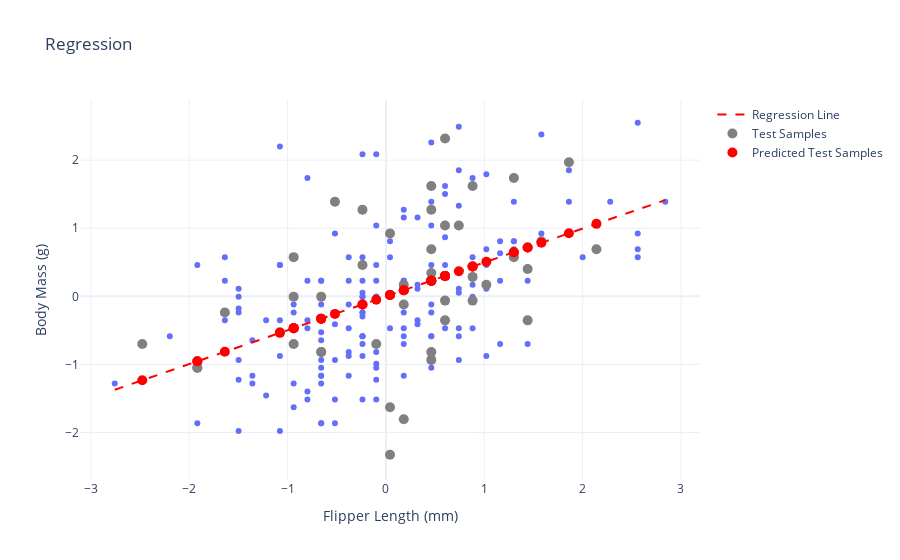

The code cell stored with this chart in its notebook:
### Markdown cell above
### Visualization of Single Feature Performance

It is always a good idea to visualize our results. You don't have to do anything here. You can see that our model is doing a fine job of finding the best possible slope when only using one feature, but there is a lot of unnaccounted-for variance between the true data and our predictions. We'll use the rest of our features in the second pass.

### Code cell
# plot demonstrating the linear regression model.
fig = px.scatter(x=flipper_length_x_train, y=body_mass_y_train, template = "plotly_white", title = "Regression")

# plot the regression line.
x_line = np.linspace(flipper_length_x_train.min(), flipper_length_x_train.max(), 100)
y_line = linear_regression_weights[1] * x_line + linear_regression_weights[0]
fig.add_scatter(x=x_line, y=y_line, mode="lines", name="Regression Line", line=dict(color="red", dash="dash"))

# plot each test sample.
fig.add_scatter(x=flipper_length_x_test, y=body_mass_y_test, mode="markers", name="Test Samples", marker=dict(size=10, color="grey"))

# plot each predicted test sample.
fig.add_scatter(x=flipper_length_x_test, y=body_mass_pred, mode="markers", name="Predicted Test Samples", marker=dict(size=10, color="red"))

# Update axes names.
fig.update_layout(
    xaxis_title="Flipper Length (mm)",
    yaxis_title="Body Mass (g)",
    showlegend=True,
)

### Figure 1 — Plotly figure (JSON) as saved in the notebook; plotly's stock layout.template omitted (floating-point values rounded to 4 significant figures; data arrays with more than 128 entries replaced by an {"elided": "..."} marker saying what was removed)
{"data": [{"hovertemplate": "x=%{x}<br>y=%{y}<extra></extra>", "legendgroup": "", "marker": {"color": "#636efa", "symbol": "circle"}, "mode": "markers", "name": "", "orientation": "v", "showlegend": false, "type": "scatter", "x": {"elided": "171 float values"}, "xaxis": "x", "y": {"elided": "171 float values"}, "yaxis": "y"}, {"line": {"color": "red", "dash": "dash"}, "mode": "lines", "name": "Regression Line", "type": "scatter", "x": [-2.758, -2.702, -2.645, -2.589, -2.532, -2.476, -2.419, -2.362, -2.306, -2.249, -2.193, -2.136, -2.08, -2.023, -1.967, -1.91, -1.853, -1.797, -1.74, -1.684, -1.627, -1.571, -1.514, -1.458, -1.401, -1.345, -1.288, -1.231, -1.175, -1.118, -1.062, -1.005, -0.9487, -0.8921, -0.8356, -0.779, -0.7225, -0.6659, -0.6094, -0.5528, -0.4963, -0.4397, -0.3832, -0.3266, -0.2701, -0.2135, -0.157, -0.1005, -0.0439, 0.01265, 0.0692, 0.1257, 0.1823, 0.2388, 0.2954, 0.3519, 0.4085, 0.465, 0.5216, 0.5781, 0.6347, 0.6912, 0.7478, 0.8043, 0.8609, 0.9174, 0.974, 1.031, 1.087, 1.144, 1.2, 1.257, 1.313, 1.37, 1.426, 1.483, 1.539, 1.596, 1.653, 1.709, 1.766, 1.822, 1.879, 1.935, 1.992, 2.048, 2.105, 2.162, 2.218, 2.275, 2.331, 2.388, 2.444, 2.501, 2.557, 2.614, 2.67, 2.727, 2.784, 2.84], "y": [-1.372, -1.344, -1.316, -1.287, -1.259, -1.231, -1.203, -1.175, -1.147, -1.119, -1.091, -1.062, -1.034, -1.006, -0.9781, -0.95, -0.9218, -0.8937, -0.8656, -0.8375, -0.8093, -0.7812, -0.7531, -0.725, -0.6968, -0.6687, -0.6406, -0.6125, -0.5843, -0.5562, -0.5281, -0.5, -0.4718, -0.4437, -0.4156, -0.3875, -0.3593, -0.3312, -0.3031, -0.275, -0.2468, -0.2187, -0.1906, -0.1625, -0.1343, -0.1062, -0.07809, -0.04996, -0.02183, 0.006291, 0.03442, 0.06254, 0.09067, 0.1188, 0.1469, 0.175, 0.2032, 0.2313, 0.2594, 0.2875, 0.3157, 0.3438, 0.3719, 0.4, 0.4282, 0.4563, 0.4844, 0.5125, 0.5407, 0.5688, 0.5969, 0.6251, 0.6532, 0.6813, 0.7094, 0.7376, 0.7657, 0.7938, 0.8219, 0.8501, 0.8782, 0.9063, 0.9344, 0.9626, 0.9907, 1.019, 1.047, 1.075, 1.103, 1.131, 1.159, 1.188, 1.216, 1.244, 1.272, 1.3, 1.328, 1.356, 1.384, 1.413]}, {"marker": {"color": "grey", "size": 10}, "mode": "markers", "name": "Test Samples", "type": "scatter", "x": [0.8807, 1.301, 0.6008, 1.301, 1.441, 1.021, -2.478, -0.9388, 0.6008, -0.6589, 0.4608, 0.4608, -1.079, 0.4608, -0.6589, -0.09904, 0.6008, -0.9388, -0.5189, 0.04092, 0.1809, 2.14, 0.1809, 0.8807, 0.1809, 0.8807, 0.6008, -1.919, 1.86, -1.639, 0.4608, 0.04092, -0.9388, 0.04092, 0.4608, 1.58, 0.7407, -1.919, -0.239, 1.441, -0.239, -0.6589, 0.4608], "y": [1.62, 0.5756, -0.353, 1.736, 0.4015, 0.1694, -0.7012, -0.7012, 2.317, -0.004752, 0.3435, -0.9333, -0.5271, 0.6917, -0.8173, -0.7012, -0.06279, 0.5756, 1.388, -2.326, -1.804, 0.6917, 0.1694, -0.06279, -0.1208, 0.2854, 1.04, -1.049, 1.969, -0.2369, 1.62, -1.63, -0.004752, 0.9238, 1.272, 0.8078, 1.04, -1.049, 1.272, -0.353, 0.4595, -0.8173, -0.8173]}, {"marker": {"color": "red", "size": 10}, "mode": "markers", "name": "Predicted Test Samples", "type": "scatter", "x": [0.8807, 1.301, 0.6008, 1.301, 1.441, 1.021, -2.478, -0.9388, 0.6008, -0.6589, 0.4608, 0.4608, -1.079, 0.4608, -0.6589, -0.09904, 0.6008, -0.9388, -0.5189, 0.04092, 0.1809, 2.14, 0.1809, 0.8807, 0.1809, 0.8807, 0.6008, -1.919, 1.86, -1.639, 0.4608, 0.04092, -0.9388, 0.04092, 0.4608, 1.58, 0.7407, -1.919, -0.239, 1.441, -0.239, -0.6589, 0.4608], "y": [0.438, 0.6468, 0.2988, 0.6468, 0.7165, 0.5076, -1.233, -0.4669, 0.2988, -0.3277, 0.2292, 0.2292, -0.5365, 0.2292, -0.3277, -0.04926, 0.2988, -0.4669, -0.2581, 0.02035, 0.08996, 1.065, 0.08996, 0.438, 0.08996, 0.438, 0.2988, -0.9542, 0.9253, -0.815, 0.2292, 0.02035, -0.4669, 0.02035, 0.2292, 0.7861, 0.3684, -0.9542, -0.1189, 0.7165, -0.1189, -0.3277, 0.2292]}], "layout": {"legend": {"tracegroupgap": 0}, "showlegend": true, "title": {"text": "Regression"}, "xaxis": {"anchor": "y", "domain": [0, 1], "title": {"text": "Flipper Length (mm)"}}, "yaxis": {"anchor": "x", "domain": [0, 1], "title": {"text": "Body Mass (g)"}}}}
